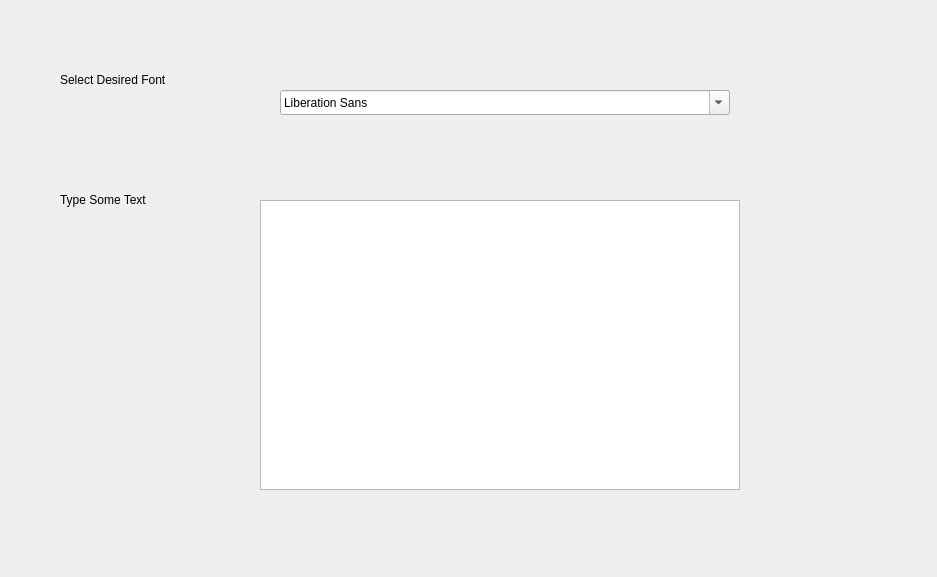
<?xml version="1.0" encoding="UTF-8"?>
<ui version="4.0">
 <class>Dialog</class>
 <widget class="QDialog" name="Dialog">
  <property name="geometry">
   <rect>
    <x>0</x>
    <y>0</y>
    <width>937</width>
    <height>577</height>
   </rect>
  </property>
  <property name="windowTitle">
   <string>Dialog</string>
  </property>
  <widget class="QFontComboBox" name="fontComboBox">
   <property name="geometry">
    <rect>
     <x>280</x>
     <y>90</y>
     <width>450</width>
     <height>25</height>
    </rect>
   </property>
  </widget>
  <widget class="QLabel" name="label">
   <property name="geometry">
    <rect>
     <x>60</x>
     <y>60</y>
     <width>160</width>
     <height>40</height>
    </rect>
   </property>
   <property name="text">
    <string>Select Desired Font</string>
   </property>
  </widget>
  <widget class="QLabel" name="label_2">
   <property name="geometry">
    <rect>
     <x>60</x>
     <y>180</y>
     <width>130</width>
     <height>40</height>
    </rect>
   </property>
   <property name="text">
    <string>Type Some Text</string>
   </property>
  </widget>
  <widget class="QTextEdit" name="textEdit">
   <property name="geometry">
    <rect>
     <x>260</x>
     <y>200</y>
     <width>480</width>
     <height>290</height>
    </rect>
   </property>
  </widget>
 </widget>
 <resources/>
 <connections/>
</ui>
